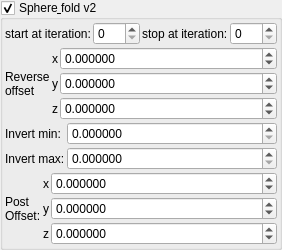
    <widget class="MyGroupBox" name="groupCheck_transf_function_enabledC_false">
     <property name="title">
      <string>Sphere&amp; fold v2</string>
     </property>
     <property name="checkable">
      <bool>true</bool>
     </property>
     <layout class="QVBoxLayout" name="verticalLayout_10" stretch="0,0,0,0">
      <property name="spacing">
       <number>2</number>
      </property>
      <property name="leftMargin">
       <number>2</number>
      </property>
      <property name="topMargin">
       <number>2</number>
      </property>
      <property name="rightMargin">
       <number>2</number>
      </property>
      <property name="bottomMargin">
       <number>2</number>
      </property>
      <item>
       <layout class="QGridLayout" name="gridLayout_75">
        <property name="spacing">
         <number>2</number>
        </property>
        <item row="0" column="1">
         <widget class="MySpinBox" name="spinboxInt_transf_start_iterations_C">
          <property name="sizePolicy">
           <sizepolicy hsizetype="Minimum" vsizetype="Maximum">
            <horstretch>0</horstretch>
            <verstretch>0</verstretch>
           </sizepolicy>
          </property>
          <property name="maximum">
           <number>999</number>
          </property>
         </widget>
        </item>
        <item row="0" column="0">
         <widget class="QLabel" name="label_263">
          <property name="text">
           <string>start at iteration:</string>
          </property>
         </widget>
        </item>
        <item row="0" column="2">
         <widget class="QLabel" name="label_264">
          <property name="text">
           <string>stop at iteration:</string>
          </property>
         </widget>
        </item>
        <item row="0" column="3">
         <widget class="MySpinBox" name="spinboxInt_transf_stop_iterations_C">
          <property name="sizePolicy">
           <sizepolicy hsizetype="Minimum" vsizetype="Maximum">
            <horstretch>0</horstretch>
            <verstretch>0</verstretch>
           </sizepolicy>
          </property>
          <property name="maximum">
           <number>999</number>
          </property>
         </widget>
        </item>
       </layout>
      </item>
      <item>
       <layout class="QGridLayout" name="gridLayout_37" columnstretch="0,0,1">
        <property name="spacing">
         <number>2</number>
        </property>
        <item row="0" column="1">
         <widget class="QLabel" name="label_132">
          <property name="text">
           <string notr="true">x</string>
          </property>
         </widget>
        </item>
        <item row="1" column="1">
         <widget class="QLabel" name="label_131">
          <property name="text">
           <string notr="true">y</string>
          </property>
         </widget>
        </item>
        <item row="2" column="1">
         <widget class="QLabel" name="label_133">
          <property name="text">
           <string notr="true">z</string>
          </property>
         </widget>
        </item>
        <item row="0" column="2">
         <widget class="MyDoubleSpinBox" name="spinbox3_transf_offsetA_000_x">
          <property name="sizePolicy">
           <sizepolicy hsizetype="Minimum" vsizetype="Maximum">
            <horstretch>0</horstretch>
            <verstretch>0</verstretch>
           </sizepolicy>
          </property>
          <property name="font">
           <font>
            <weight>50</weight>
            <bold>false</bold>
           </font>
          </property>
          <property name="prefix">
           <string/>
          </property>
          <property name="suffix">
           <string/>
          </property>
          <property name="decimals">
           <number>6</number>
          </property>
          <property name="minimum">
           <double>-99.989999999999995</double>
          </property>
          <property name="maximum">
           <double>99.989999999999995</double>
          </property>
          <property name="singleStep">
           <double>0.100000000000000</double>
          </property>
         </widget>
        </item>
        <item row="1" column="2">
         <widget class="MyDoubleSpinBox" name="spinbox3_transf_offsetA_000_y">
          <property name="sizePolicy">
           <sizepolicy hsizetype="Minimum" vsizetype="Maximum">
            <horstretch>0</horstretch>
            <verstretch>0</verstretch>
           </sizepolicy>
          </property>
          <property name="font">
           <font>
            <weight>50</weight>
            <bold>false</bold>
           </font>
          </property>
          <property name="prefix">
           <string/>
          </property>
          <property name="suffix">
           <string/>
          </property>
          <property name="decimals">
           <number>6</number>
          </property>
          <property name="minimum">
           <double>-99.989999999999995</double>
          </property>
          <property name="maximum">
           <double>99.989999999999995</double>
          </property>
          <property name="singleStep">
           <double>0.100000000000000</double>
          </property>
         </widget>
        </item>
        <item row="2" column="2">
         <widget class="MyDoubleSpinBox" name="spinbox3_transf_offsetA_000_z">
          <property name="sizePolicy">
           <sizepolicy hsizetype="Minimum" vsizetype="Maximum">
            <horstretch>0</horstretch>
            <verstretch>0</verstretch>
           </sizepolicy>
          </property>
          <property name="font">
           <font>
            <weight>50</weight>
            <bold>false</bold>
           </font>
          </property>
          <property name="prefix">
           <string/>
          </property>
          <property name="suffix">
           <string/>
          </property>
          <property name="decimals">
           <number>6</number>
          </property>
          <property name="minimum">
           <double>-99.989999999999995</double>
          </property>
          <property name="maximum">
           <double>99.989999999999995</double>
          </property>
          <property name="singleStep">
           <double>0.100000000000000</double>
          </property>
         </widget>
        </item>
        <item row="0" column="0" rowspan="3">
         <widget class="QLabel" name="label_44">
          <property name="text">
           <string notr="true">Reverse
offset</string>
          </property>
         </widget>
        </item>
       </layout>
      </item>
      <item>
       <layout class="QGridLayout" name="gridLayout_8" columnstretch="0,1">
        <item row="1" column="1">
         <widget class="MyDoubleSpinBox" name="spinbox_transf_invert_0">
          <property name="sizePolicy">
           <sizepolicy hsizetype="Minimum" vsizetype="Maximum">
            <horstretch>0</horstretch>
            <verstretch>0</verstretch>
           </sizepolicy>
          </property>
          <property name="prefix">
           <string/>
          </property>
          <property name="suffix">
           <string/>
          </property>
          <property name="decimals">
           <number>6</number>
          </property>
          <property name="minimum">
           <double>0.000000000000000</double>
          </property>
          <property name="maximum">
           <double>99.989999999999995</double>
          </property>
          <property name="singleStep">
           <double>0.100000000000000</double>
          </property>
         </widget>
        </item>
        <item row="2" column="0">
         <widget class="QLabel" name="label_31">
          <property name="text">
           <string>Invert max:</string>
          </property>
         </widget>
        </item>
        <item row="2" column="1">
         <widget class="MyDoubleSpinBox" name="spinbox_transf_invert_1">
          <property name="sizePolicy">
           <sizepolicy hsizetype="Minimum" vsizetype="Maximum">
            <horstretch>0</horstretch>
            <verstretch>0</verstretch>
           </sizepolicy>
          </property>
          <property name="prefix">
           <string/>
          </property>
          <property name="suffix">
           <string/>
          </property>
          <property name="decimals">
           <number>6</number>
          </property>
          <property name="minimum">
           <double>0.000000000000000</double>
          </property>
          <property name="maximum">
           <double>99.989999999999995</double>
          </property>
          <property name="singleStep">
           <double>0.100000000000000</double>
          </property>
         </widget>
        </item>
        <item row="1" column="0">
         <widget class="QLabel" name="label_22">
          <property name="text">
           <string>Invert min:</string>
          </property>
         </widget>
        </item>
       </layout>
      </item>
      <item>
       <layout class="QGridLayout" name="gridLayout_36" columnstretch="0,0,1">
        <property name="spacing">
         <number>2</number>
        </property>
        <item row="1" column="1">
         <widget class="QLabel" name="label_128">
          <property name="text">
           <string notr="true">y</string>
          </property>
         </widget>
        </item>
        <item row="0" column="1">
         <widget class="QLabel" name="label_129">
          <property name="text">
           <string notr="true">x</string>
          </property>
         </widget>
        </item>
        <item row="0" column="2">
         <widget class="MyDoubleSpinBox" name="spinbox3_transf_addition_constant_x">
          <property name="sizePolicy">
           <sizepolicy hsizetype="Minimum" vsizetype="Maximum">
            <horstretch>0</horstretch>
            <verstretch>0</verstretch>
           </sizepolicy>
          </property>
          <property name="prefix">
           <string/>
          </property>
          <property name="suffix">
           <string/>
          </property>
          <property name="decimals">
           <number>6</number>
          </property>
          <property name="minimum">
           <double>-99.989999999999995</double>
          </property>
          <property name="maximum">
           <double>99.989999999999995</double>
          </property>
          <property name="singleStep">
           <double>0.100000000000000</double>
          </property>
         </widget>
        </item>
        <item row="1" column="2">
         <widget class="MyDoubleSpinBox" name="spinbox3_transf_addition_constant_y">
          <property name="sizePolicy">
           <sizepolicy hsizetype="Minimum" vsizetype="Maximum">
            <horstretch>0</horstretch>
            <verstretch>0</verstretch>
           </sizepolicy>
          </property>
          <property name="prefix">
           <string/>
          </property>
          <property name="suffix">
           <string/>
          </property>
          <property name="decimals">
           <number>6</number>
          </property>
          <property name="minimum">
           <double>-99.989999999999995</double>
          </property>
          <property name="maximum">
           <double>99.989999999999995</double>
          </property>
          <property name="singleStep">
           <double>0.100000000000000</double>
          </property>
         </widget>
        </item>
        <item row="2" column="2">
         <widget class="MyDoubleSpinBox" name="spinbox3_transf_addition_constant_z">
          <property name="sizePolicy">
           <sizepolicy hsizetype="Minimum" vsizetype="Maximum">
            <horstretch>0</horstretch>
            <verstretch>0</verstretch>
           </sizepolicy>
          </property>
          <property name="prefix">
           <string/>
          </property>
          <property name="suffix">
           <string/>
          </property>
          <property name="decimals">
           <number>6</number>
          </property>
          <property name="minimum">
           <double>-99.989999999999995</double>
          </property>
          <property name="maximum">
           <double>99.989999999999995</double>
          </property>
          <property name="singleStep">
           <double>0.100000000000000</double>
          </property>
         </widget>
        </item>
        <item row="2" column="1">
         <widget class="QLabel" name="label_130">
          <property name="text">
           <string notr="true">z</string>
          </property>
         </widget>
        </item>
        <item row="0" column="0" rowspan="3">
         <widget class="QLabel" name="label_256">
          <property name="text">
           <string>Post
Offset:</string>
          </property>
         </widget>
        </item>
       </layout>
      </item>
     </layout>
    </widget>
